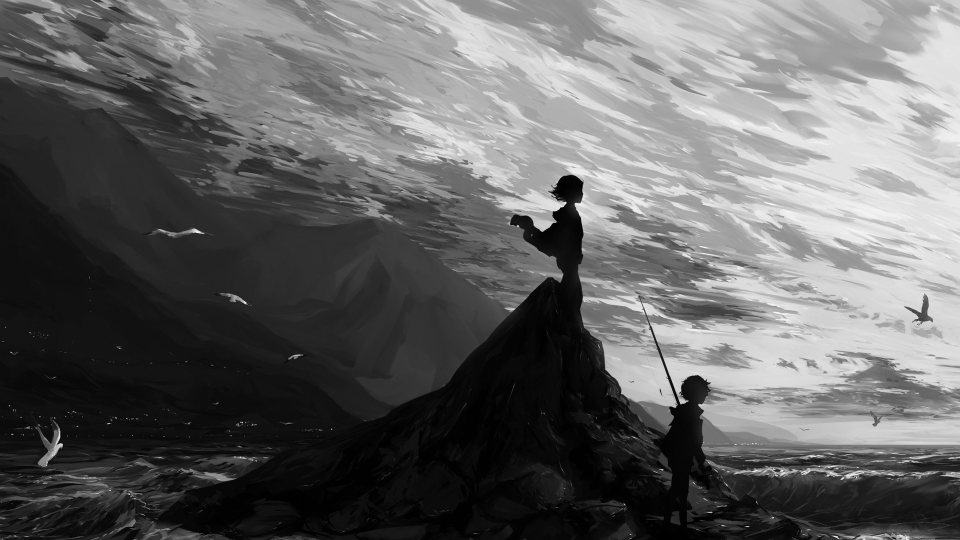
#> input picture opencvgui/missing.png, 1920 x 1080 px, found by its file name (shown at 1/2 size)
$ python picmathopera.py
#> lines starting #> are read from the running program, lines starting #| are printed output that depends on the picture
# _*_ coding:utf-8 _*_
# 加法，混合，按位运算

import cv2
import numpy as np

cv2.namedWindow('dst',cv2.WINDOW_NORMAL)
cv2.resizeWindow('dst',680,480)

# 1.加法,饱和运算，最多255
x=np.uint8([250])
y=np.uint8([10])
print(cv2.add(x,y))

# 2.混合，权重不一样，透明感
img1=cv2.imread('../opencvchap01/missing.png')
#> img1 is the input picture: shape (1080, 1920, 3); min 0, max 255, mean 100.2
img2=cv2.imread('../opencvchap01/missing1.png')
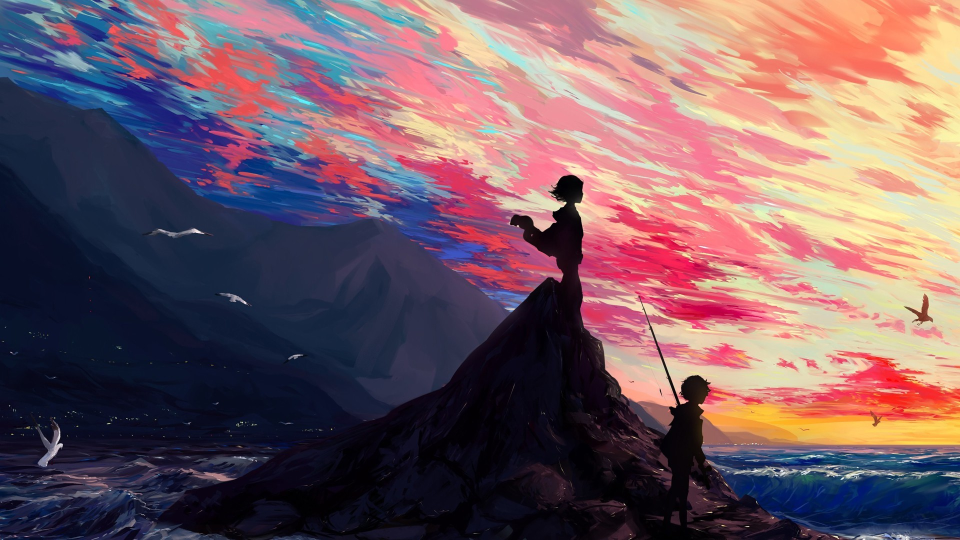
#> input picture opencvgui/missing1.png, 1920 x 1080 px, found by its file name (shown at 1/2 size)
#> img2 is the input picture: shape (1080, 1920, 3); mean B, G, R 99.4, 91.4, 117.8

dst=cv2.addWeighted(img1,0.7,img2,0.3,0)
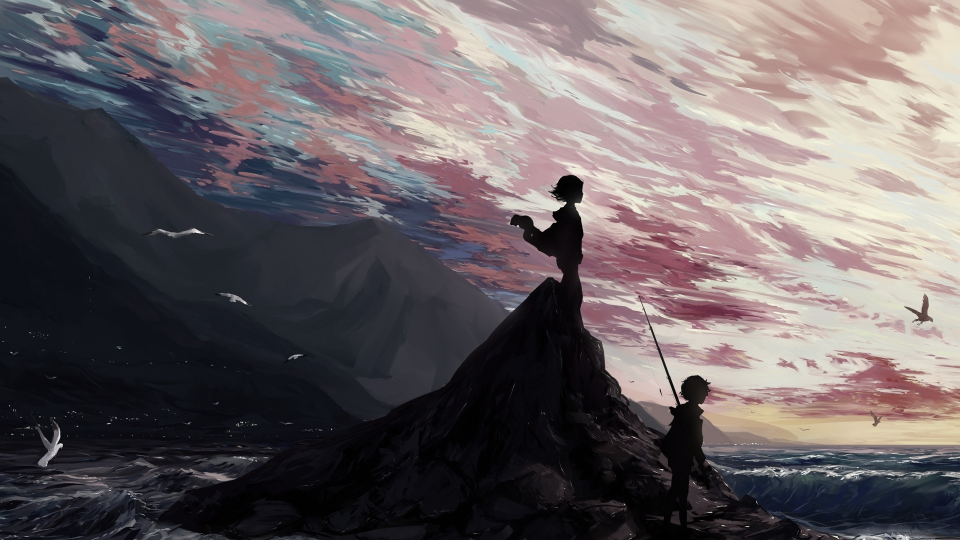
#> dst: shape (1080, 1920, 3) (shown at 1/2 size); mean B, G, R 100, 97.6, 105.5
cv2.imwrite('dst1.png',dst)
cv2.imshow('dst',dst)
if cv2.waitKey(0)==ord('Q'):
#> (key Q is pressed here)
    cv2.destroyAllWindows()
